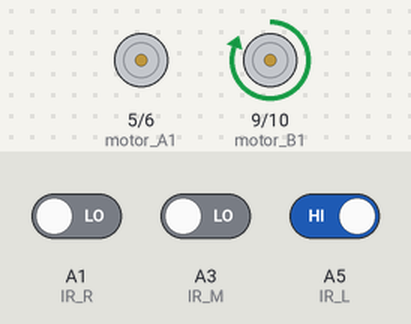
The sketch below on a simulated Arduino Uno, built with avr-gcc and run on an emulated ATmega328P. Shown: motor-driver pin pairs drawn as motors (green arrow = first pin HIGH = forward, orange = second pin HIGH = backward, longer = more drive). Inputs (shaded band) come from the test bench; at power-on: A1 (IR_R) LOW, A5 (IR_L) HIGH, A3 (IR_M) LOW. What the sketch prints to the serial monitor is not drawn.

Above: at 1.2 s.
1.3 s: A1 (IR_R) driven HIGH
At 2.5 s:
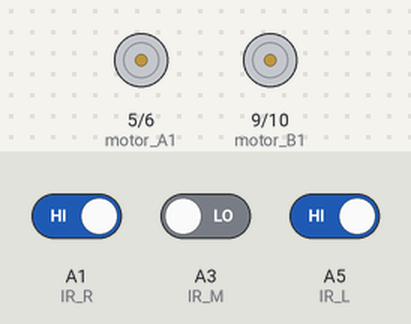
2.8 s: A5 (IR_L) driven LOW
At 3.7 s:
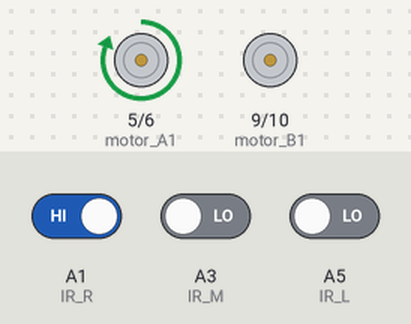
4.3 s: A5 (IR_L) driven HIGH
At 5.4 s:
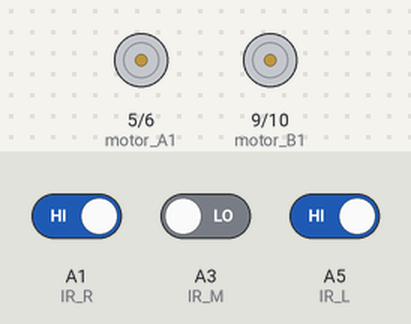
5.8 s: A1 (IR_R) driven LOW
At 7.2 s:
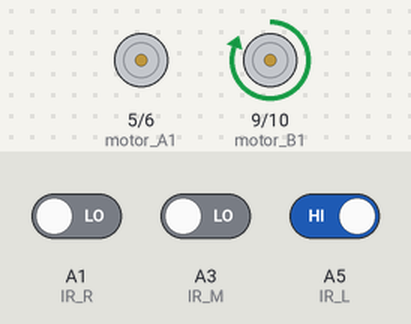
8.8 s: A3 (IR_M) driven HIGH and A5 (IR_L) driven LOW
At 9.8 s:
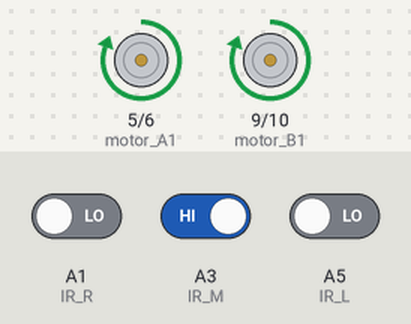
Timing chart, 0 to 11.3 s (numbered marks = the images above; inputs shaded):
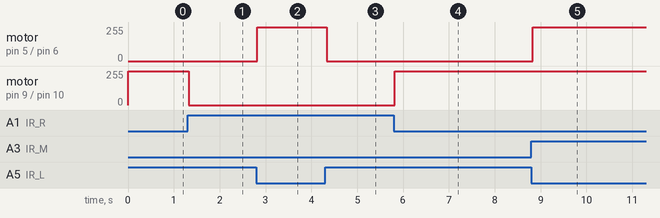

Measured:
- after the input at 1.3 s, motor on pin 9 (motor_B1) / pin 10 (motor_B2): forward 255/255 → stopped at once
- after the input at 2.8 s, motor on pin 5 (motor_A1) / pin 6 (motor_A2): stopped → forward 255/255 at once
- after the input at 4.3 s, motor on pin 5 (motor_A1) / pin 6 (motor_A2): forward 255/255 → stopped at once
- after the input at 5.8 s, motor on pin 9 (motor_B1) / pin 10 (motor_B2): stopped → forward 255/255 at once
- after the input at 8.8 s, motor on pin 5 (motor_A1) / pin 6 (motor_A2): stopped → forward 255/255 at once

The sketch:

car_linetracer_practice2.ino
```cpp
const int motor_A1 = 5;
const int motor_A2 = 6;
const int motor_B1 = 9;
const int motor_B2 = 10;
const int IR_R = A1;
const int IR_M = A3;
const int IR_L = A5;
int IR_L_data;
int IR_M_data;
int IR_R_data;


void setup() {
  pinMode(motor_A1, OUTPUT);
  pinMode(motor_A2, OUTPUT);
  pinMode(motor_B1, OUTPUT);
  pinMode(motor_B2, OUTPUT);
  pinMode(IR_L, INPUT);
  pinMode(IR_M, INPUT);
  pinMode(IR_R, INPUT);
  Serial.begin(9600);
  Serial.print("Start");
}


void loop() {
  //IR 센서 값을 읽어 출력해주는 코드
  IR_L_data = digitalRead(IR_L);
  IR_M_data = digitalRead(IR_M);
  IR_R_data = digitalRead(IR_R);
  Serial.print(IR_L_data);
  Serial.print("-");
  Serial.print(IR_M_data);
  Serial.print("-");
  Serial.println(IR_R_data);

  if (IR_L_data == 0 and IR_M_data == 1 and IR_R_data == 0) {
    Serial.println("직진");
    forward();
  }
  else if (IR_L_data == 1 and IR_M_data == 0 and IR_R_data == 0) {
    Serial.println("좌회전");
    left();
  }
  else if (IR_L_data == 0 and IR_M_data == 0 and IR_R_data == 1) {
    Serial.println("우회전");
    right();
  }
  else if (IR_L_data == 1  and IR_R_data == 1) {
    Serial.println("정지");
    stop();
  }
}


void right () {
  //우
  digitalWrite(motor_A1, HIGH);
  digitalWrite(motor_A2, LOW);
  digitalWrite(motor_B1, LOW);
  digitalWrite(motor_B2, LOW);
}

void left() {
  //좌
  digitalWrite(motor_A1, LOW);
  digitalWrite(motor_A2, LOW);
  digitalWrite(motor_B1, HIGH);
  digitalWrite(motor_B2, LOW);
}

void forward() {
  //전진
  digitalWrite(motor_A1, HIGH);
  digitalWrite(motor_A2, LOW);
  digitalWrite(motor_B1, HIGH);
  digitalWrite(motor_B2, LOW);
}

void backward() {
  //후진
  digitalWrite(motor_A1, LOW);
  digitalWrite(motor_A2, HIGH);
  digitalWrite(motor_B1, LOW);
  digitalWrite(motor_B2, HIGH);
}

void stop() {
  //정지
  digitalWrite(motor_A1, LOW);
  digitalWrite(motor_A2, LOW);
  digitalWrite(motor_B1, LOW);
  digitalWrite(motor_B2, LOW);
}
```
